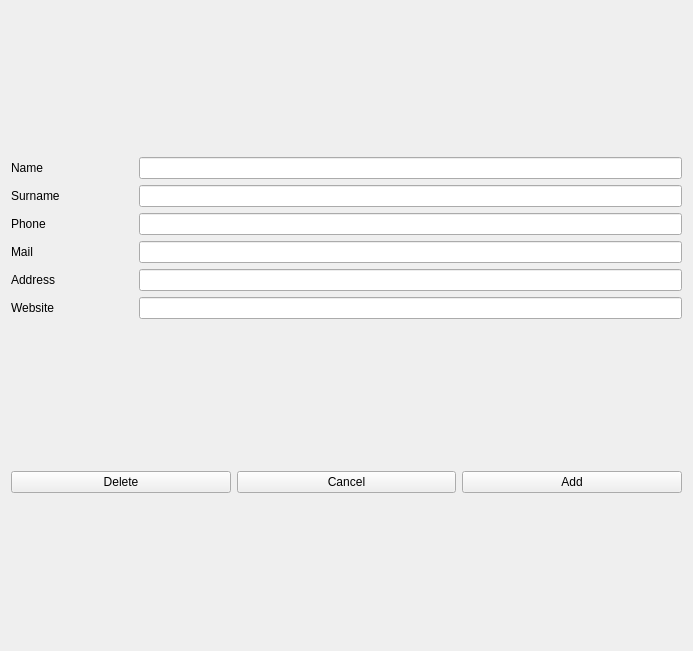
<?xml version="1.0" encoding="UTF-8"?>
<ui version="4.0">
 <class>TeacherEdit</class>
 <widget class="QWidget" name="TeacherEdit">
  <property name="geometry">
   <rect>
    <x>0</x>
    <y>0</y>
    <width>693</width>
    <height>651</height>
   </rect>
  </property>
  <property name="windowTitle">
   <string>Form</string>
  </property>
  <layout class="QGridLayout" name="gridLayout_2">
   <item row="1" column="2">
    <widget class="QPushButton" name="add_teacher_button">
     <property name="text">
      <string>Add</string>
     </property>
    </widget>
   </item>
   <item row="1" column="1">
    <widget class="QPushButton" name="cancel_button">
     <property name="text">
      <string>Cancel</string>
     </property>
    </widget>
   </item>
   <item row="1" column="0">
    <widget class="QPushButton" name="delete_button">
     <property name="text">
      <string>Delete</string>
     </property>
    </widget>
   </item>
   <item row="0" column="0" colspan="3">
    <layout class="QGridLayout" name="gridLayout">
     <item row="0" column="1">
      <widget class="QLineEdit" name="name_line">
       <property name="text">
        <string/>
       </property>
       <property name="maxLength">
        <number>100</number>
       </property>
      </widget>
     </item>
     <item row="3" column="1">
      <widget class="QLineEdit" name="mail_line">
       <property name="maxLength">
        <number>100</number>
       </property>
      </widget>
     </item>
     <item row="5" column="0">
      <widget class="QLabel" name="label_6">
       <property name="text">
        <string>Website</string>
       </property>
      </widget>
     </item>
     <item row="2" column="0">
      <widget class="QLabel" name="label_3">
       <property name="text">
        <string>Phone</string>
       </property>
      </widget>
     </item>
     <item row="0" column="0">
      <widget class="QLabel" name="label">
       <property name="text">
        <string>Name                           </string>
       </property>
      </widget>
     </item>
     <item row="3" column="0">
      <widget class="QLabel" name="label_4">
       <property name="text">
        <string>Mail</string>
       </property>
      </widget>
     </item>
     <item row="4" column="0">
      <widget class="QLabel" name="label_5">
       <property name="text">
        <string>Address</string>
       </property>
      </widget>
     </item>
     <item row="4" column="1">
      <widget class="QLineEdit" name="address_line">
       <property name="maxLength">
        <number>200</number>
       </property>
      </widget>
     </item>
     <item row="1" column="0">
      <widget class="QLabel" name="label_2">
       <property name="text">
        <string>Surname</string>
       </property>
      </widget>
     </item>
     <item row="1" column="1">
      <widget class="QLineEdit" name="surname_line">
       <property name="maxLength">
        <number>100</number>
       </property>
      </widget>
     </item>
     <item row="2" column="1">
      <widget class="QLineEdit" name="phone_line">
       <property name="maxLength">
        <number>100</number>
       </property>
      </widget>
     </item>
     <item row="5" column="1">
      <widget class="QLineEdit" name="website_line">
       <property name="maxLength">
        <number>100</number>
       </property>
      </widget>
     </item>
    </layout>
   </item>
  </layout>
 </widget>
 <resources/>
 <connections/>
</ui>
